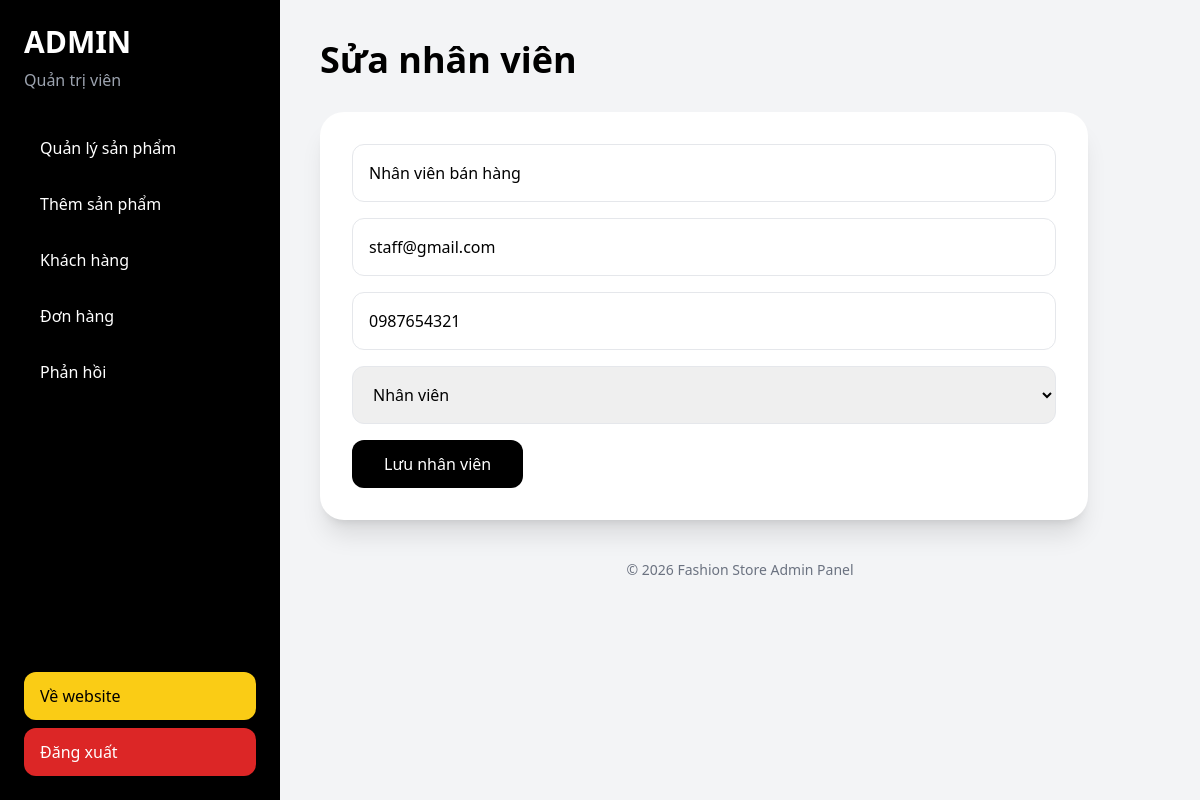
The app's page /admin/edit_staff.php?id=2 (signed in) with its own data.
### tables this page shows
CREATE TABLE users (
  id INT AUTO_INCREMENT PRIMARY KEY,
  fullname VARCHAR(255) NOT NULL,
  email VARCHAR(255) NOT NULL UNIQUE,
  password VARCHAR(255) NOT NULL,
  phone VARCHAR(20),
  address TEXT,
  role ENUM('admin','staff','customer') DEFAULT 'customer',
  last_login DATETIME NULL,
  created_at DATETIME DEFAULT CURRENT_TIMESTAMP
);

### admin/staff_form.php (the view, shortened to what this page needs)
<form method="POST" class="bg-white p-8 rounded-3xl shadow-xl max-w-3xl">
    <input name="fullname" required placeholder="Họ và tên"
           value="<?php echo htmlspecialchars($user['fullname']); ?>"
           class="w-full border p-4 rounded-xl mb-4">
    <input type="email" name="email" required placeholder="Email"
           value="<?php echo htmlspecialchars($user['email']); ?>"
           class="w-full border p-4 rounded-xl mb-4">
    <input name="phone" placeholder="Số điện thoại"
           value="<?php echo htmlspecialchars($user['phone']); ?>"
           class="w-full border p-4 rounded-xl mb-4">
    <select name="role" class="w-full border p-4 rounded-xl mb-4">
        <option value="staff" <?php echo $user['role'] === 'staff' ? 'selected' : ''; ?>>
            Nhân viên
        </option>
    </select>
    <button class="bg-black text-white px-8 py-3 rounded-xl hover:bg-red-500">
        Lưu nhân viên
    </button>
</form>

### records on screen
users: fullname "Nhân viên bán hàng", email "staff@gmail.com", phone "0987654321", role "Nhân viên"

### other values on screen
$_SESSION["fullname"] "Quản trị viên"
